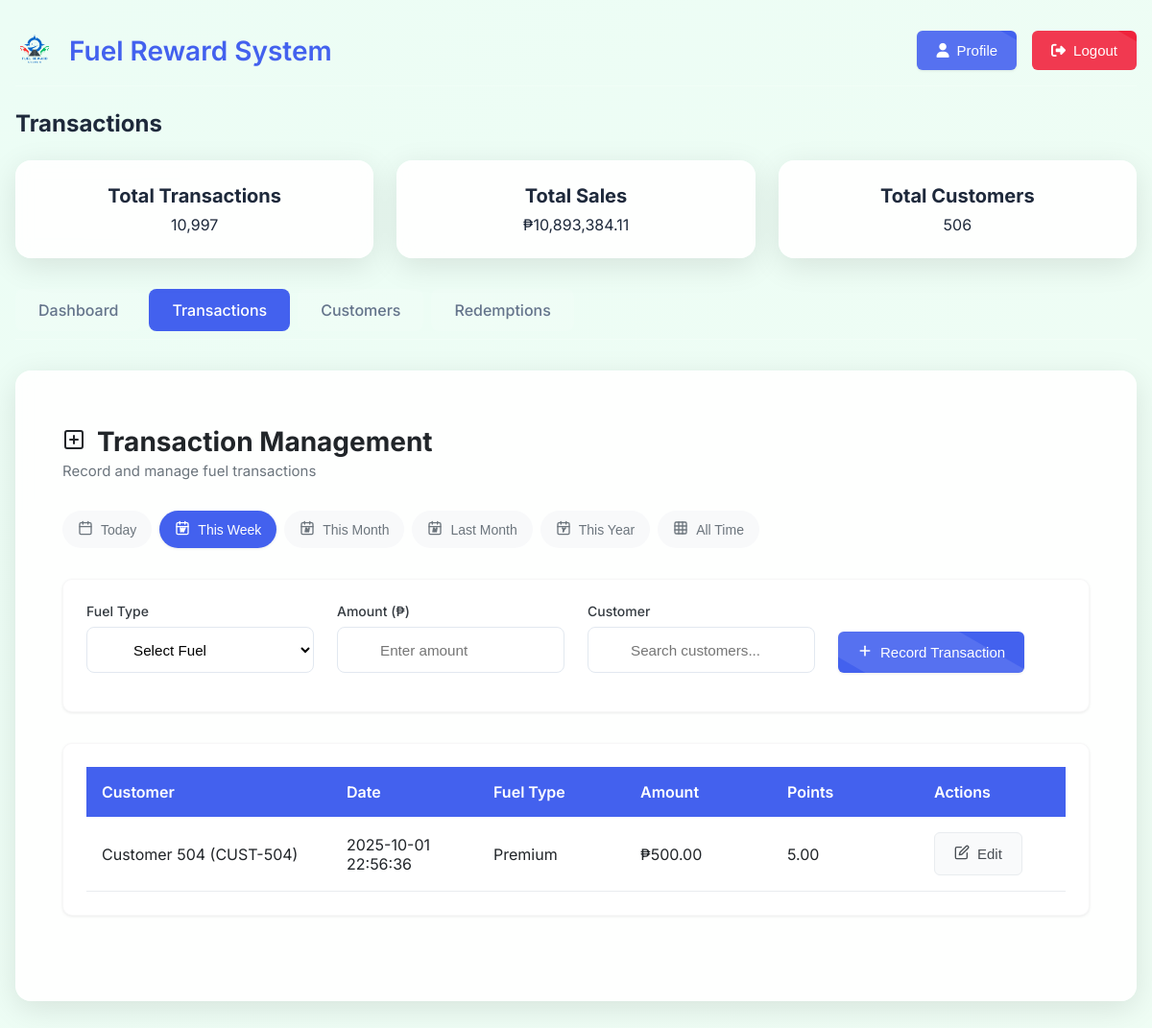
Screenshot of /transactions (signed in) with the database file from the repository.
### tables this page shows
CREATE TABLE customers
                 (id INTEGER PRIMARY KEY AUTOINCREMENT,
                  name TEXT,
                  registration_date TEXT,
                  total_points REAL DEFAULT 0);

### app.py (the view)
    def decorated_function(*args, **kwargs):
        if 'logged_in' not in session:
            flash('Please log in to access this page', 'error')
            return redirect(url_for('login'))
        return f(*args, **kwargs)

### app.py (called while the page is built)
def login_required(f):
    def decorated_function(*args, **kwargs):
        if 'logged_in' not in session:
            flash('Please log in to access this page', 'error')
            return redirect(url_for('login'))
        return f(*args, **kwargs)
    decorated_function.__name__ = f.__name__
    return decorated_function

@app.context_processor
def inject_stats():
    stats = {
        'total_transactions': 0,
        'total_sales': 0,
        'total_customers': 0,
        'ADMIN_CREDENTIALS': ADMIN_CREDENTIALS
    }
    try:
        conn = sqlite3.connect('database.db')
        c = conn.cursor()
        c.execute("SELECT COUNT(*) FROM transactions")
        stats['total_transactions'] = "{:,}".format(c.fetchone()[0] or 0)
        c.execute("SELECT SUM(amount) FROM transactions")
        total_sales = c.fetchone()[0] or 0
        stats['total_sales'] = "{:,.2f}".format(total_sales)
        c.execute("SELECT COUNT(*) FROM customers")
        stats['total_customers'] = "{:,}".format(c.fetchone()[0] or 0)
    except:
        pass
    finally:
        conn.close()
    return stats

### templates/transaction.html (shortened to what this page needs)
{% extends "admin.html" %} {% block page_title %}Transactions{% endblock %} {%
block content %}
<div class="transaction-management">
  <header class="management-header">
    <div class="header-content">
      <h1 class="page-title">
        <i class="icon-transaction"></i> Transaction Management
      </h1>
      <p class="page-subtitle">Record and manage fuel transactions</p>
    </div>
  </header>
  <div class="filter-controls">
    <form method="get" action="/transactions" class="time-filter-form">
      <div class="filter-chips">
        {% set time_filter = request.args.get('time_filter', 'this_week') %}
        <button
          type="submit"
          name="time_filter"
          value="today"
          class="filter-chip {% if time_filter == 'today' %}active{% endif %}"
          data-tooltip="View today's transactions"
        >
          <i class="icon-today"></i> Today
        </button>
        <button
          type="submit"
          name="time_filter"
          value="this_week"
          class="filter-chip {% if time_filter == 'this_week' %}active{% endif %}"
          data-tooltip="View this week's transactions"
        >
          <i class="icon-week"></i> This Week
        </button>
        <button
          type="submit"
          name="time_filter"
          value="this_month"
          class="filter-chip {% if time_filter == 'this_month' %}active{% endif %}"
          data-tooltip="View this month's transactions"
        >
          <i class="icon-month"></i> This Month
        </button>
        <button
          type="submit"
          name="time_filter"
          value="last_month"
          class="filter-chip {% if time_filter == 'last_month' %}active{% endif %}"
          data-tooltip="View last month's transactions"
        >
          <i class="icon-month"></i> Last Month
        </button>
        <button
          type="submit"
          name="time_filter"
          value="this_year"
          class="filter-chip {% if time_filter == 'this_year' %}active{% endif %}"
          data-tooltip="View this year's transactions"
        >
          <i class="icon-year"></i> This Year
        </button>
        <button
          type="submit"
          name="time_filter"
          value="all"
          class="filter-chip {% if time_filter == 'all' %}active{% endif %}"
          data-tooltip="View all transactions"
        >
          <i class="icon-all"></i> All Time
        </button>
      </div>
    </form>
  </div>
  <div class="data-card">
    <form method="post" action="/transactions" id="transaction-form">
      <div class="form-grid">
        <div class="form-group">
          <label class="form-label">Fuel Type</label>
          <select name="fuel_type" class="form-control" required>
            <option value="">Select Fuel</option>
          </select>
        </div>
        <div class="form-group">
          <label class="form-label">Amount (₱)</label>
          <input
            type="number"
            step="0.01"
            name="amount"
            class="form-control"
            placeholder="Enter amount"
            required
            min="0"
          />
        </div>
        <div class="form-group">
          <label class="form-label">Customer</label>
          <div class="search-container">
            <input
              type="text"
              id="customer-search"
              class="form-control"
              placeholder="Search customers..."
              autocomplete="off"
              required
              aria-autocomplete="list"
              aria-controls="customer-suggestions"
              aria-expanded="false"
            />
          </div>
        </div>
        <div class="form-group">
          <button type="submit" class="btn btn-primary" id="submit-btn">
            <i class="icon-add"></i> Record Transaction
          </button>
        </div>
      </div>
    </form>
  </div>
  <div class="data-card">
    <div class="table-responsive">
      <table class="transaction-table">
        <thead>
          <tr>
            <th class="customer-col">Customer</th>
            <th class="date-col">Date</th>
            <th class="fuel-col">Fuel Type</th>
            <th class="amount-col">Amount</th>
            <th class="points-col">Points</th>
            <th class="actions-col">Actions</th>
          </tr>
        </thead>
        <tbody>
          {% for tx in transactions %}
          <tr data-id="{{ tx[0] }}">
            <td class="customer-col" data-label="Customer">
              {% if tx[7] %}
              {{ tx[7] }} (CUST-{{ tx[6] }}) {% else %} - {% endif %}
            </td>
            <td class="date-col" data-label="Date">
              <span class="mobile-label">Date:</span> {{ tx[5] }}
            </td>
            <td class="fuel-col" data-label="Fuel Type">
              <span class="mobile-label">Fuel Type:</span> {{ tx[2] }}
            </td>
            <td class="amount-cell amount-col" data-label="Amount">
              ₱<span class="amount-value"
                >{{ "{:,.2f}".format(tx[3]|float) }}</span
              >
            </td>
            <td class="points-cell points-col" data-label="Points">
              {{ "{:,.2f}".format(tx[4]|float) }}
            </td>
            <td class="actions-col" data-label="Actions">
              <div class="action-btns">
                <button
                  class="btn btn-secondary"
                  onclick="toggleEditMode(this)"
                >
                  <i class="icon-edit"></i> <span class="btn-text">Edit</span>
                </button>
              </div>
            </td>
          </tr>
          {% endfor %}
        </tbody>
      </table>
    </div>
  </div>
</div>
{% endblock %}

### templates/admin.html (style rules this page uses)
:root { --primary: #4361ee; --primary-dark: #2563eb; --text: #1e293b; --text-light: #64748b; --border: #e2e8f0; --white: #ffffff; --bg: #f8fafc; --error: #ef233c; --success: #4cc9f0; }
* { box-sizing: border-box; margin: 0; padding: 0; }
body { font-family: "Inter", sans-serif; background: linear-gradient(-45deg, #f0f4f8, #e0e7ff, #f0fdf4, #ecfdf5); background-size: 400% 400%; animation: gradientBG 15s ease infinite; color: var(--text); overflow-x: hidden; }
.btn { display: inline-flex; align-items: center; justify-content: center; padding: 0.75rem 1.5rem; border-radius: 8px; font-size: 0.9375rem; font-weight: 500; cursor: pointer; transition: all 0.2s ease; border: none; position: relative; overflow: hidden; }
.btn::after { content: ""; position: absolute; top: -50%; left: -60%; width: 200%; height: 200%; background: rgba(255, 255, 255, 0.1); transform: rotate(30deg); transition: all 0.3s ease; }
.btn-primary { background-color: var(--primary); color: white; }
.form-group { position: relative; margin-bottom: 1rem; }
.form-group label { display: block; margin-bottom: 0.5rem; font-weight: 500; }
.form-control { width: 100%; padding: 12px 16px 12px 44px; border: 1px solid var(--border); border-radius: 8px; font-size: 0.95rem; transition: all 0.3s ease; height: 48px; background-color: rgba(255, 255, 255, 0.8); }

### rows the page displays
customers: name "Customer 504", id "504", tx "2025-10-01 22:56:36", tx "Premium", tx "500.00", total_points "5.00"

### other values shown
{{ total_transactions }} "10,997"
{{ total_sales }} "10,893,384.11"
{{ total_customers }} "506"
